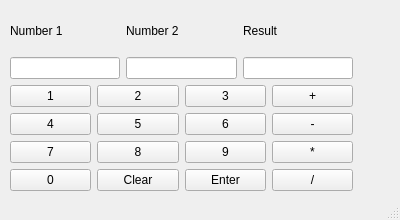
<?xml version="1.0" encoding="UTF-8"?>
<ui version="4.0">
 <class>MainWindow</class>
 <widget class="QMainWindow" name="MainWindow">
  <property name="geometry">
   <rect>
    <x>0</x>
    <y>0</y>
    <width>400</width>
    <height>220</height>
   </rect>
  </property>
  <property name="minimumSize">
   <size>
    <width>400</width>
    <height>220</height>
   </size>
  </property>
  <property name="windowTitle">
   <string>MainWindow</string>
  </property>
  <widget class="QWidget" name="centralwidget">
   <widget class="QWidget" name="">
    <property name="geometry">
     <rect>
      <x>0</x>
      <y>0</y>
      <width>353</width>
      <height>191</height>
     </rect>
    </property>
    <layout class="QVBoxLayout" name="verticalLayout_5">
     <property name="leftMargin">
      <number>10</number>
     </property>
     <property name="topMargin">
      <number>10</number>
     </property>
     <item>
      <layout class="QHBoxLayout" name="horizontalLayout">
       <item>
        <layout class="QVBoxLayout" name="verticalLayout">
         <item>
          <widget class="QLabel" name="labelOperand1">
           <property name="text">
            <string>Number 1</string>
           </property>
          </widget>
         </item>
         <item>
          <widget class="QLineEdit" name="lineEditOperand1">
           <property name="readOnly">
            <bool>true</bool>
           </property>
          </widget>
         </item>
        </layout>
       </item>
       <item>
        <layout class="QVBoxLayout" name="verticalLayout_2">
         <item>
          <widget class="QLabel" name="labelOperand2">
           <property name="text">
            <string>Number 2</string>
           </property>
          </widget>
         </item>
         <item>
          <widget class="QLineEdit" name="lineEditOperand2">
           <property name="readOnly">
            <bool>true</bool>
           </property>
          </widget>
         </item>
        </layout>
       </item>
       <item>
        <layout class="QVBoxLayout" name="verticalLayout_3">
         <item>
          <widget class="QLabel" name="labelResult">
           <property name="text">
            <string>Result</string>
           </property>
          </widget>
         </item>
         <item>
          <widget class="QLineEdit" name="lineEditResult">
           <property name="readOnly">
            <bool>true</bool>
           </property>
          </widget>
         </item>
        </layout>
       </item>
      </layout>
     </item>
     <item>
      <layout class="QVBoxLayout" name="verticalLayout_4">
       <item>
        <layout class="QHBoxLayout" name="horizontalLayout_2">
         <item>
          <widget class="QPushButton" name="pushButtonOne">
           <property name="text">
            <string>1</string>
           </property>
          </widget>
         </item>
         <item>
          <widget class="QPushButton" name="pushButtonTwo">
           <property name="text">
            <string>2</string>
           </property>
          </widget>
         </item>
         <item>
          <widget class="QPushButton" name="pushButtonThree">
           <property name="text">
            <string>3</string>
           </property>
          </widget>
         </item>
         <item>
          <widget class="QPushButton" name="pushButtonAdd">
           <property name="text">
            <string>+</string>
           </property>
           <property name="operation" stdset="0">
            <number>0</number>
           </property>
          </widget>
         </item>
        </layout>
       </item>
       <item>
        <layout class="QHBoxLayout" name="horizontalLayout_3">
         <item>
          <widget class="QPushButton" name="pushButtonFour">
           <property name="text">
            <string>4</string>
           </property>
          </widget>
         </item>
         <item>
          <widget class="QPushButton" name="pushButtonFive">
           <property name="text">
            <string>5</string>
           </property>
          </widget>
         </item>
         <item>
          <widget class="QPushButton" name="pushButtonSix">
           <property name="text">
            <string>6</string>
           </property>
          </widget>
         </item>
         <item>
          <widget class="QPushButton" name="pushButtonSub">
           <property name="text">
            <string>-</string>
           </property>
           <property name="operation" stdset="0">
            <number>1</number>
           </property>
          </widget>
         </item>
        </layout>
       </item>
       <item>
        <layout class="QHBoxLayout" name="horizontalLayout_4">
         <item>
          <widget class="QPushButton" name="pushButtonSeven">
           <property name="text">
            <string>7</string>
           </property>
          </widget>
         </item>
         <item>
          <widget class="QPushButton" name="pushButtonEight">
           <property name="text">
            <string>8</string>
           </property>
          </widget>
         </item>
         <item>
          <widget class="QPushButton" name="pushButtonNine">
           <property name="text">
            <string>9</string>
           </property>
          </widget>
         </item>
         <item>
          <widget class="QPushButton" name="pushButtonMul">
           <property name="text">
            <string>*</string>
           </property>
           <property name="operation" stdset="0">
            <number>2</number>
           </property>
          </widget>
         </item>
        </layout>
       </item>
       <item>
        <layout class="QHBoxLayout" name="horizontalLayout_5">
         <item>
          <widget class="QPushButton" name="pushButtonZero">
           <property name="text">
            <string>0</string>
           </property>
          </widget>
         </item>
         <item>
          <widget class="QPushButton" name="pushButtonClear">
           <property name="text">
            <string>Clear</string>
           </property>
          </widget>
         </item>
         <item>
          <widget class="QPushButton" name="pushButtonEnter">
           <property name="text">
            <string>Enter</string>
           </property>
          </widget>
         </item>
         <item>
          <widget class="QPushButton" name="pushButtonDiv">
           <property name="text">
            <string>/</string>
           </property>
           <property name="operation" stdset="0">
            <number>3</number>
           </property>
          </widget>
         </item>
        </layout>
       </item>
      </layout>
     </item>
    </layout>
   </widget>
  </widget>
  <widget class="QMenuBar" name="menubar">
   <property name="geometry">
    <rect>
     <x>0</x>
     <y>0</y>
     <width>400</width>
     <height>21</height>
    </rect>
   </property>
  </widget>
  <widget class="QStatusBar" name="statusbar"/>
 </widget>
 <resources/>
 <connections/>
</ui>
